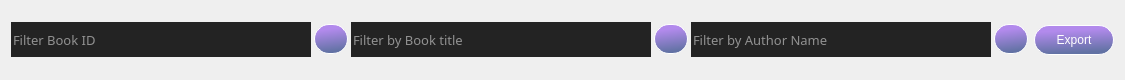
                         <widget class="QFrame" name="frame_7">
                          <property name="minimumSize">
                           <size>
                            <width>0</width>
                            <height>80</height>
                           </size>
                          </property>
                          <property name="maximumSize">
                           <size>
                            <width>16777215</width>
                            <height>80</height>
                           </size>
                          </property>
                          <property name="styleSheet">
                           <string notr="true">QLineEdit{
	background-color: rgb(35, 35, 35);
	border: 0px solid;
	color: white;
	font: 25 10pt &quot;Montserrat Light&quot;;
}
QLineEdit:hover{
 border: 1px solid white;
}
QPushButton{
 	border: 0px solid;
	background-color: qlineargradient(spread:pad, x1:0.125, y1:0.562409, x2:0.51, y2:0.95, stop:0.00627353 rgba(178, 138, 236, 255), stop:0.984012 rgba(98, 114, 164, 255));
}</string>
                          </property>
                          <property name="frameShape">
                           <enum>QFrame::NoFrame</enum>
                          </property>
                          <property name="frameShadow">
                           <enum>QFrame::Plain</enum>
                          </property>
                          <layout class="QHBoxLayout" name="horizontalLayout_9">
                           <item>
                            <layout class="QGridLayout" name="gridLayout_15">
                             <property name="sizeConstraint">
                              <enum>QLayout::SetMaximumSize</enum>
                             </property>
                             <property name="horizontalSpacing">
                              <number>3</number>
                             </property>
                             <item row="0" column="0">
                              <widget class="QLineEdit" name="filterBookID">
                               <property name="minimumSize">
                                <size>
                                 <width>300</width>
                                 <height>35</height>
                                </size>
                               </property>
                               <property name="maximumSize">
                                <size>
                                 <width>700</width>
                                 <height>16777215</height>
                                </size>
                               </property>
                               <property name="font">
                                <font>
                                 <family>Montserrat Light</family>
                                 <pointsize>10</pointsize>
                                 <weight>3</weight>
                                 <italic>false</italic>
                                 <bold>false</bold>
                                </font>
                               </property>
                               <property name="placeholderText">
                                <string>Filter Book ID</string>
                               </property>
                              </widget>
                             </item>
                             <item row="0" column="1">
                              <widget class="QPushButton" name="bookIDFilterBtn">
                               <property name="minimumSize">
                                <size>
                                 <width>0</width>
                                 <height>30</height>
                                </size>
                               </property>
                               <property name="maximumSize">
                                <size>
                                 <width>40</width>
                                 <height>30</height>
                                </size>
                               </property>
                               <property name="styleSheet">
                                <string notr="true">QPushButton{
	color: white;
	font: 25 12pt &quot;Roboto&quot;;
	border-radius: 15px;
	border: 1px solid white;
	background-color: qlineargradient(spread:pad, x1:0.392, y1:0.170364, x2:0.51, y2:0.95, stop:0.00627353 rgba(178, 138, 236, 255), stop:0.984012 rgba(98, 114, 164, 255));
}
QPushButton:pressed{
	background-color: rgb(96, 76, 129);
}
</string>
                               </property>
                               <property name="text">
                                <string/>
                               </property>
                               <property name="icon">
                                <iconset resource="files.qrc">
                                 <normaloff>:/16x16/icons/16x16/cil-magnifying-glass.png</normaloff>:/16x16/icons/16x16/cil-magnifying-glass.png</iconset>
                               </property>
                               <property name="iconSize">
                                <size>
                                 <width>24</width>
                                 <height>24</height>
                                </size>
                               </property>
                              </widget>
                             </item>
                             <item row="0" column="2">
                              <widget class="QLineEdit" name="filterBookTitle_3">
                               <property name="minimumSize">
                                <size>
                                 <width>300</width>
                                 <height>35</height>
                                </size>
                               </property>
                               <property name="maximumSize">
                                <size>
                                 <width>700</width>
                                 <height>16777215</height>
                                </size>
                               </property>
                               <property name="font">
                                <font>
                                 <family>Montserrat Light</family>
                                 <pointsize>10</pointsize>
                                 <weight>3</weight>
                                 <italic>false</italic>
                                 <bold>false</bold>
                                </font>
                               </property>
                               <property name="placeholderText">
                                <string>Filter by Book title</string>
                               </property>
                              </widget>
                             </item>
                             <item row="0" column="3">
                              <widget class="QPushButton" name="titleFilterBtn">
                               <property name="minimumSize">
                                <size>
                                 <width>0</width>
                                 <height>30</height>
                                </size>
                               </property>
                               <property name="maximumSize">
                                <size>
                                 <width>40</width>
                                 <height>30</height>
                                </size>
                               </property>
                               <property name="styleSheet">
                                <string notr="true">QPushButton{
	color: white;
	font: 25 12pt &quot;Roboto&quot;;
	border-radius: 15px;
	border: 1px solid white;
	background-color: qlineargradient(spread:pad, x1:0.392, y1:0.170364, x2:0.51, y2:0.95, stop:0.00627353 rgba(178, 138, 236, 255), stop:0.984012 rgba(98, 114, 164, 255));
}
QPushButton:pressed{
	background-color: rgb(96, 76, 129);
}
</string>
                               </property>
                               <property name="text">
                                <string/>
                               </property>
                               <property name="icon">
                                <iconset resource="files.qrc">
                                 <normaloff>:/16x16/icons/16x16/cil-magnifying-glass.png</normaloff>:/16x16/icons/16x16/cil-magnifying-glass.png</iconset>
                               </property>
                               <property name="iconSize">
                                <size>
                                 <width>24</width>
                                 <height>24</height>
                                </size>
                               </property>
                              </widget>
                             </item>
                             <item row="0" column="4">
                              <widget class="QLineEdit" name="filterAuthor">
                               <property name="minimumSize">
                                <size>
                                 <width>300</width>
                                 <height>35</height>
                                </size>
                               </property>
                               <property name="maximumSize">
                                <size>
                                 <width>700</width>
                                 <height>16777215</height>
                                </size>
                               </property>
                               <property name="font">
                                <font>
                                 <family>Montserrat Light</family>
                                 <pointsize>10</pointsize>
                                 <weight>3</weight>
                                 <italic>false</italic>
                                 <bold>false</bold>
                                </font>
                               </property>
                               <property name="placeholderText">
                                <string>Filter by Author Name</string>
                               </property>
                              </widget>
                             </item>
                             <item row="0" column="5">
                              <widget class="QPushButton" name="authorFilterBtn">
                               <property name="minimumSize">
                                <size>
                                 <width>0</width>
                                 <height>30</height>
                                </size>
                               </property>
                               <property name="maximumSize">
                                <size>
                                 <width>40</width>
                                 <height>30</height>
                                </size>
                               </property>
                               <property name="styleSheet">
                                <string notr="true">QPushButton{
	color: white;
	font: 25 12pt &quot;Roboto&quot;;
	border-radius: 15px;
	border: 1px solid white;
	background-color: qlineargradient(spread:pad, x1:0.392, y1:0.170364, x2:0.51, y2:0.95, stop:0.00627353 rgba(178, 138, 236, 255), stop:0.984012 rgba(98, 114, 164, 255));
}
QPushButton:pressed{
	background-color: rgb(96, 76, 129);
}
</string>
                               </property>
                               <property name="text">
                                <string/>
                               </property>
                               <property name="icon">
                                <iconset resource="files.qrc">
                                 <normaloff>:/16x16/icons/16x16/cil-magnifying-glass.png</normaloff>:/16x16/icons/16x16/cil-magnifying-glass.png</iconset>
                               </property>
                               <property name="iconSize">
                                <size>
                                 <width>24</width>
                                 <height>24</height>
                                </size>
                               </property>
                              </widget>
                             </item>
                            </layout>
                           </item>
                           <item>
                            <widget class="QPushButton" name="exportBtn_2">
                             <property name="minimumSize">
                              <size>
                               <width>80</width>
                               <height>30</height>
                              </size>
                             </property>
                             <property name="maximumSize">
                              <size>
                               <width>80</width>
                               <height>30</height>
                              </size>
                             </property>
                             <property name="styleSheet">
                              <string notr="true">QPushButton{
	color: white;
	font: 25 12pt &quot;Roboto&quot;;
	border-radius: 15px;
	border: 1px solid white;
	background-color: qlineargradient(spread:pad, x1:0.392, y1:0.170364, x2:0.51, y2:0.95, stop:0.00627353 rgba(178, 138, 236, 255), stop:0.984012 rgba(98, 114, 164, 255));
}
QPushButton:pressed{
	background-color: rgb(96, 76, 129);
}
</string>
                             </property>
                             <property name="text">
                              <string>Export</string>
                             </property>
                             <property name="iconSize">
                              <size>
                               <width>20</width>
                               <height>20</height>
                              </size>
                             </property>
                            </widget>
                           </item>
                          </layout>
                         </widget>
